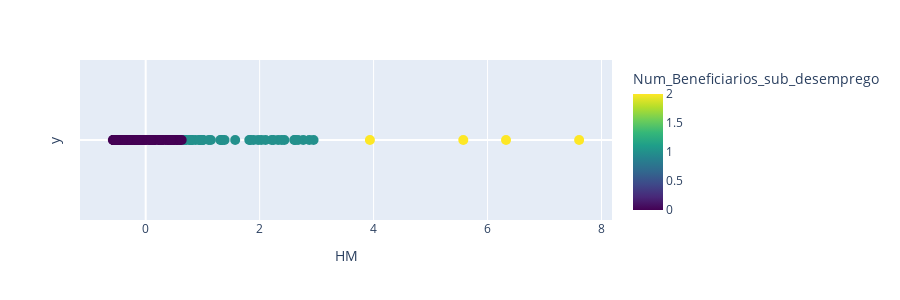

The notebook cell saved with this chart:
### Code cell
clustered_df = aplicar_kmeans(df_desemprego, 3, nome_cluster='Num_Beneficiarios_sub_desemprego')
save_clustered_df_to_csv(clustered_df, "csv_files/", "6_Num_Beneficiarios_Desemprego.csv")

### Figure 1 — Plotly figure (JSON) as saved in the notebook; plotly's stock layout.template omitted (floating-point values rounded to 4 significant figures; data arrays with more than 128 entries replaced by an {"elided": "..."} marker saying what was removed)
{"data": [{"customdata": {"elided": "308x3 mixed values"}, "hovertemplate": "valor=%{x}<br>y=%{y}<br>local=%{customdata[0]}<br>codigo=%{customdata[1]}<br>HM=%{customdata[2]}<br>Num_Beneficiarios_sub_desemprego=%{marker.color}<extra></extra>", "legendgroup": "", "marker": {"color": {"elided": "308 int values"}, "coloraxis": "coloraxis", "size": 10, "symbol": "circle"}, "mode": "markers", "name": "", "orientation": "v", "showlegend": false, "type": "scatter", "x": {"elided": "308 float values"}, "xaxis": "x", "y": {"elided": "308 int values"}, "yaxis": "y"}], "layout": {"coloraxis": {"colorbar": {"title": {"text": "Num_Beneficiarios_sub_desemprego"}}, "colorscale": [[0, "#440154"], [0.1111, "#482878"], [0.2222, "#3e4989"], [0.3333, "#31688e"], [0.4444, "#26828e"], [0.5556, "#1f9e89"], [0.6667, "#35b779"], [0.7778, "#6ece58"], [0.8889, "#b5de2b"], [1, "#fde725"]]}, "height": 300, "legend": {"tracegroupgap": 0}, "margin": {"t": 60}, "xaxis": {"anchor": "y", "domain": [0, 1], "title": {"text": "HM"}}, "yaxis": {"anchor": "x", "domain": [0, 1], "showgrid": false, "showticklabels": false, "title": {"text": "y"}}}}
